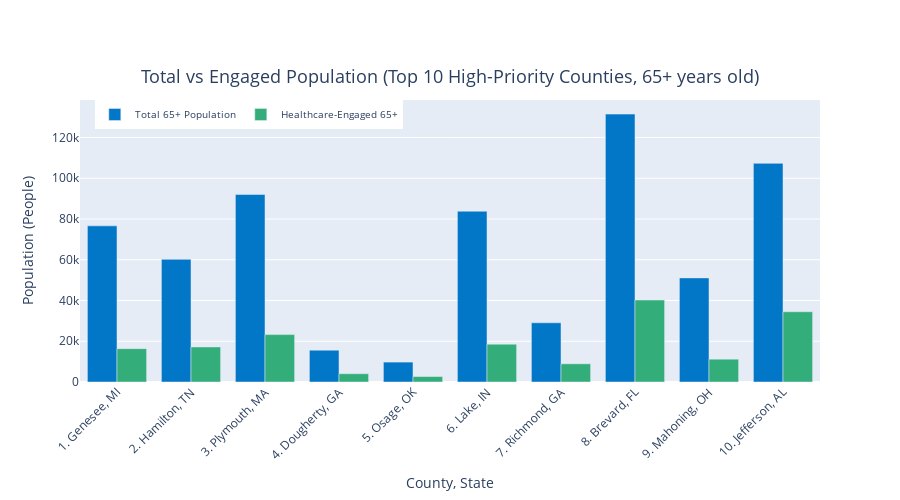

Notebook cell for this chart:
### Code cell
#visualization 1 -> bar chart for total vs engaged population (65+ y/o)
fig1 = plt.Figure()
fig1.add_trace(
    plt.Bar(
        x=county_labels,
        y=vis2_county["population_65plus"],
        marker_color="#0277C8",
        name="Total 65+ Population"
    )
)
fig1.add_trace(
    plt.Bar(
        x=county_labels,
        y=vis2_county["engaged"],
        marker_color="#33AD7A",
        name="Healthcare-Engaged 65+"
    )
)
fig1.update_layout(
    barmode="group",
    height=500,
    width=900,
    title=dict(
        text="Total vs Engaged Population (Top 10 High-Priority Counties, 65+ years old)",
        y=0.86,
        x=0.5,
        xanchor="center",
        yanchor="top",
        font=dict(size=18)
    ),
    legend=dict(
        orientation="h",
        x=0.02,
        y=1,
        font=dict(size=10)
    ),
    xaxis_tickangle=-45,
    xaxis_title="County, State",
    yaxis_title="Population (People)"
)
fig1.show()

### Figure 1 — Plotly figure (JSON) as saved in the notebook; plotly's stock layout.template omitted (floating-point values rounded to 4 significant figures)
{"data": [{"marker": {"color": "#0277C8"}, "name": "Total 65+ Population", "type": "bar", "x": ["1. Genesee, MI", "2. Hamilton, TN", "3. Plymouth, MA", "4. Dougherty, GA", "5. Osage, OK", "6. Lake, IN", "7. Richmond, GA", "8. Brevard, FL", "9. Mahoning, OH", "10. Jefferson, AL"], "y": [76640.0, 60230.0, 92050.0, 15600.0, 9779.0, 83820.0, 29080.0, 131500.0, 51110.0, 107300.0]}, {"marker": {"color": "#33AD7A"}, "name": "Healthcare-Engaged 65+", "type": "bar", "x": ["1. Genesee, MI", "2. Hamilton, TN", "3. Plymouth, MA", "4. Dougherty, GA", "5. Osage, OK", "6. Lake, IN", "7. Richmond, GA", "8. Brevard, FL", "9. Mahoning, OH", "10. Jefferson, AL"], "y": [16360.0, 17200.0, 23250.0, 4068.0, 2672.0, 18580.0, 8933.0, 40240.0, 11190.0, 34470.0]}], "layout": {"barmode": "group", "height": 500, "legend": {"font": {"size": 10}, "orientation": "h", "x": 0.02, "y": 1}, "title": {"font": {"size": 18}, "text": "Total vs Engaged Population (Top 10 High-Priority Counties, 65+ years old)", "x": 0.5, "xanchor": "center", "y": 0.86, "yanchor": "top"}, "width": 900, "xaxis": {"tickangle": -45, "title": {"text": "County, State"}}, "yaxis": {"title": {"text": "Population (People)"}}}}
